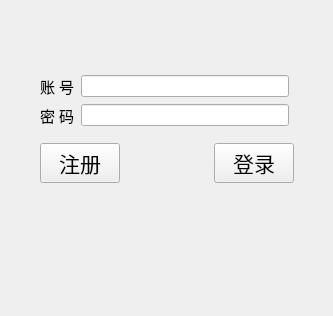
<?xml version="1.0" encoding="UTF-8"?>
<ui version="4.0">
 <class>Loginwindow</class>
 <widget class="QWidget" name="Loginwindow">
  <property name="geometry">
   <rect>
    <x>0</x>
    <y>0</y>
    <width>333</width>
    <height>316</height>
   </rect>
  </property>
  <property name="windowTitle">
   <string>Loginwindow</string>
  </property>
  <widget class="QWidget" name="">
   <property name="geometry">
    <rect>
     <x>40</x>
     <y>70</y>
     <width>254</width>
     <height>113</height>
    </rect>
   </property>
   <layout class="QVBoxLayout" name="verticalLayout">
    <item>
     <layout class="QGridLayout" name="gridLayout">
      <property name="topMargin">
       <number>5</number>
      </property>
      <property name="rightMargin">
       <number>5</number>
      </property>
      <property name="bottomMargin">
       <number>5</number>
      </property>
      <item row="0" column="0">
       <widget class="QLabel" name="label">
        <property name="font">
         <font>
          <family>Arial</family>
          <pointsize>11</pointsize>
         </font>
        </property>
        <property name="text">
         <string>账 号</string>
        </property>
       </widget>
      </item>
      <item row="0" column="1">
       <widget class="QLineEdit" name="lineEditName"/>
      </item>
      <item row="1" column="0">
       <widget class="QLabel" name="label_2">
        <property name="font">
         <font>
          <family>Arial</family>
          <pointsize>11</pointsize>
         </font>
        </property>
        <property name="text">
         <string>密 码</string>
        </property>
       </widget>
      </item>
      <item row="1" column="1">
       <widget class="QLineEdit" name="lineEditPwd">
        <property name="echoMode">
         <enum>QLineEdit::Password</enum>
        </property>
       </widget>
      </item>
     </layout>
    </item>
    <item>
     <layout class="QHBoxLayout" name="horizontalLayout">
      <property name="topMargin">
       <number>5</number>
      </property>
      <item>
       <widget class="QPushButton" name="pushButton_2">
        <property name="font">
         <font>
          <family>Arial</family>
          <pointsize>16</pointsize>
         </font>
        </property>
        <property name="text">
         <string>注册</string>
        </property>
       </widget>
      </item>
      <item>
       <widget class="QLabel" name="label_3">
        <property name="text">
         <string/>
        </property>
       </widget>
      </item>
      <item>
       <spacer name="horizontalSpacer">
        <property name="orientation">
         <enum>Qt::Horizontal</enum>
        </property>
        <property name="sizeHint" stdset="0">
         <size>
          <width>40</width>
          <height>20</height>
         </size>
        </property>
       </spacer>
      </item>
      <item>
       <widget class="QPushButton" name="pushButton">
        <property name="font">
         <font>
          <family>Arial</family>
          <pointsize>16</pointsize>
         </font>
        </property>
        <property name="text">
         <string>登录</string>
        </property>
       </widget>
      </item>
     </layout>
    </item>
   </layout>
  </widget>
 </widget>
 <resources/>
 <connections/>
</ui>
